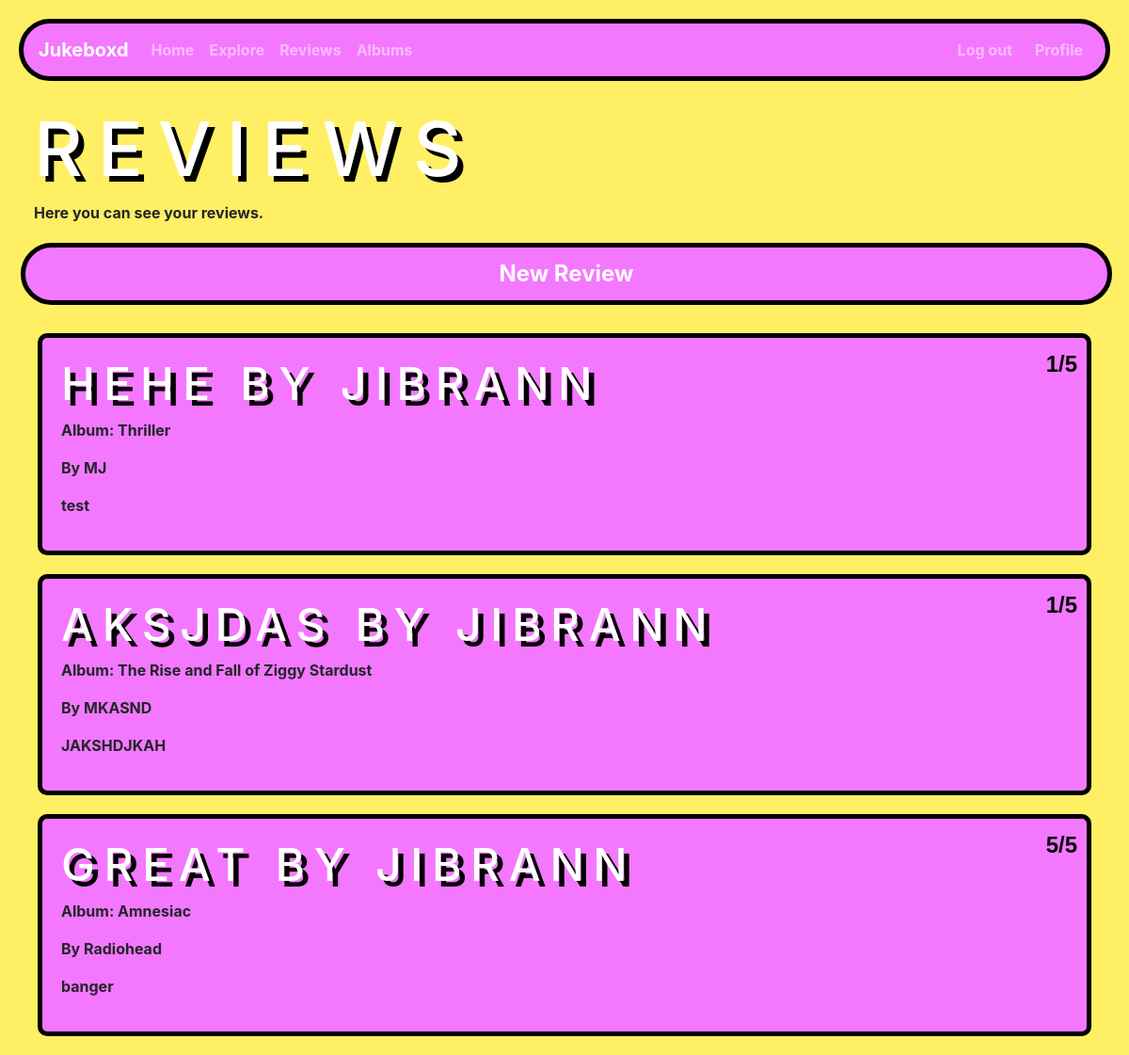
The app's page /reviews (signed in) with its own data.
### app/models.py (models this page shows)
class Review(db.Model):
    id = db.Column(db.Integer, primary_key=True)
    title = db.Column(db.String(50), index=True)
    artist = db.Column(db.String(50), index=True)
    review = db.Column(db.String(500), index=True)
    rating = db.Column(db.Integer, index=True)
    album = db.Column(db.String(50), index=True)
    username = db.Column(db.String(50), index=True)

### app/views.py (the view)
@app.route("/reviews", methods=["GET", "POST"])
@login_required
def reviews():
    username = current_user.username
    user_reviews = models.Review.query.filter_by(username=username).all()
    return render_template("reviews.html", title="Reviews", reviews=user_reviews)

### app/__init__.py (called while the page is built)
@login_manager.user_loader
def load_user(user_id):
    return User.query.get(int(user_id))

### app/templates/reviews.html
{% extends "base.html" %}
{% block content %}
<h1 class="px-3">Reviews</h1>
<p class="px-3"> Here you can see your reviews.
</p>
<input class="button spanning-button" type="button" value="New Review" onclick="newReview()">
{% for review in reviews %}
<div class="data-panel" onclick="viewReview('{{review.id}}')">
  <div>
    <h3>{{review.title}} by {{review.username}}</h3>
    <p class ="rating">{{review.rating}}/5</p>
  </div>
  <p> Album: {{review.album}}</p>
  <p> By {{review.artist}}</p>
  <p> {{review.review}} </p>
</div>
</div>
{% endfor %}
{% endblock %}

### app/static/style.css (style rules this page uses)
body { background-color: #FFEF64; margin-top: 20px; padding-left: 20px; padding-right: 20px; font-family: 'Inter', sans-serif; font-weight: bold; }
h1 { font-size: 5rem; color: white; text-transform: uppercase; font-family: 'Inter', sans-serif; letter-spacing: 0.2em; text-shadow: 6px 6px 0px #000000; }
h3 { font-size: 3rem; color: white; text-transform: uppercase; font-family: 'Inter', sans-serif; letter-spacing: 0.2em; text-shadow: 6px 6px 0px #000000; }
.button { border: 5px solid black; border-radius: 50px; background-color: #F478FF; color: white; font-weight: bold; font-size: 1.5rem; font-family: 'Inter', sans-serif; padding: 10px; text-align: center; text-decoration: none; display: inline-block; margin: 4px 2px; cursor: pointer; }
.data-panel { background-color: #F478FF; border: 5px solid black; border-radius: 10px; padding: 20px; margin: 20px; position: relative; }
.rating { position: absolute; padding: 10px; top: 0; right: 0; font-family: Arial, sans-serif; font-size: 1.5rem; font-weight: bold; color: #000000; }
.spanning-button { width: 100%; }
.button { margin-bottom: 10px; }

### records on screen
Review: title "HEHE", username "JIBRANN", rating "1", album "Thriller", artist "MJ", review "test"
Review: title "AKSJDAS", username "JIBRANN", rating "1", album "The Rise and Fall of Ziggy Stardust", artist "MKASND", review "JAKSHDJKAH"
Review: title "GREAT", username "JIBRANN", rating "5", album "Amnesiac", artist "Radiohead", review "banger"
